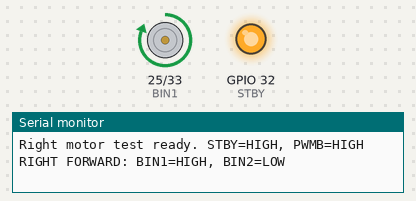
The sketch below on a simulated ESP32. Parts: motor-driver pin pairs drawn as motors (green arrow = first pin HIGH = forward, orange = second pin HIGH = backward, longer = more drive, scaled by the enable pin, stopped while the standby pin is LOW), output pins drawn as LEDs (lit = HIGH), the last lines printed to the serial monitor.

Above: at 2.5 s.
At 7.5 s:
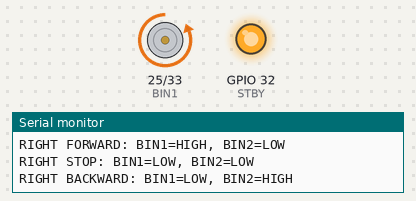
At 10.0 s:
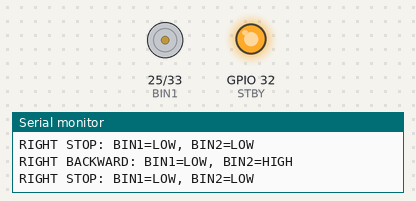
Timing chart, 0 to 14.0 s (numbered marks = the images above):
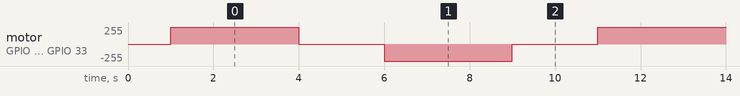

The sketch:

motor_test_right.ino
```cpp
// Right-side motor test - Channel B only
// Same pattern as left-side test, just different pins

#define BIN1 25
#define BIN2 33
#define PWMB 12
#define STBY 32

void setup() {
  Serial.begin(115200);
  delay(1000);

  pinMode(BIN1, OUTPUT);
  pinMode(BIN2, OUTPUT);
  pinMode(PWMB, OUTPUT);
  pinMode(STBY, OUTPUT);

  digitalWrite(STBY, HIGH);
  digitalWrite(PWMB, HIGH);

  Serial.println("Right motor test ready. STBY=HIGH, PWMB=HIGH");
}

void loop() {
  Serial.println("RIGHT FORWARD: BIN1=HIGH, BIN2=LOW");
  digitalWrite(BIN1, HIGH);
  digitalWrite(BIN2, LOW);
  delay(3000);

  Serial.println("RIGHT STOP: BIN1=LOW, BIN2=LOW");
  digitalWrite(BIN1, LOW);
  digitalWrite(BIN2, LOW);
  delay(2000);

  Serial.println("RIGHT BACKWARD: BIN1=LOW, BIN2=HIGH");
  digitalWrite(BIN1, LOW);
  digitalWrite(BIN2, HIGH);
  delay(3000);

  Serial.println("RIGHT STOP: BIN1=LOW, BIN2=LOW");
  digitalWrite(BIN1, LOW);
  digitalWrite(BIN2, LOW);
  delay(2000);
}
```

Measured:
- by itself, motor on GPIO 25 (BIN1) / GPIO 33 (BIN2): repeats every 10.0 s: stopped 2.0 s, backward 255/255 3.0 s, stopped 2.0 s, forward 255/255 3.0 s
